Frame 1 (no input): blank canvas, image omitted
Frame 60 (the mouse pressed at the canvas centre just before this capture): blank canvas, image omitted
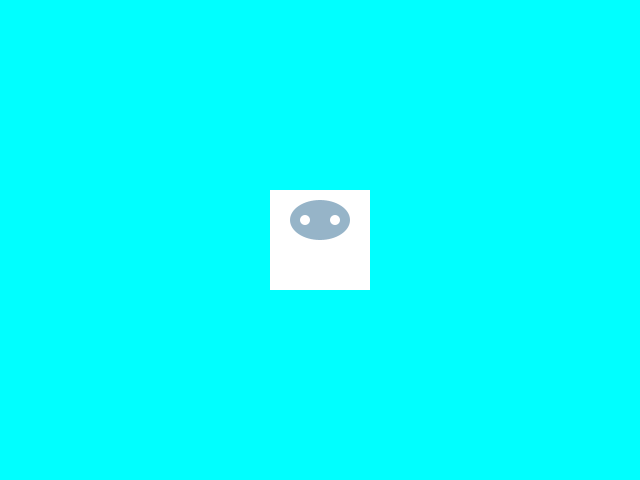
Frame 120 (the mouse held since frame 60 and released just before this capture)

The Processing sketch whose frames 1 and 60 were blank and that drew this single picture after the mouse press (run headless with seeded random() and noise(); from frame 60 on, the mouse is pressed at the canvas centre):

// Processing sketch: MouseTracker
// ── MouseTracker.pde
void setup() {
  size(640, 480);
  rectMode(CENTER);    
  noStroke();
  fill(255, 255, 0);
}

void draw() {  
  if (mousePressed) {  
    translate(mouseX, mouseY);
    background(0, 255, 255);
    rect(0, 0, 100, 100);
    fill(150, 180, 200);
    float headHeight = 40;
    float headWidth = 60;
    ellipse(0, -headHeight/2, headWidth, headHeight);
    fill(255);
    float eyeDiam = 10;
    ellipse(-headWidth/4, -headHeight/2, eyeDiam, eyeDiam);
    ellipse(headWidth/4, -headHeight/2, eyeDiam, eyeDiam);
  }
}
